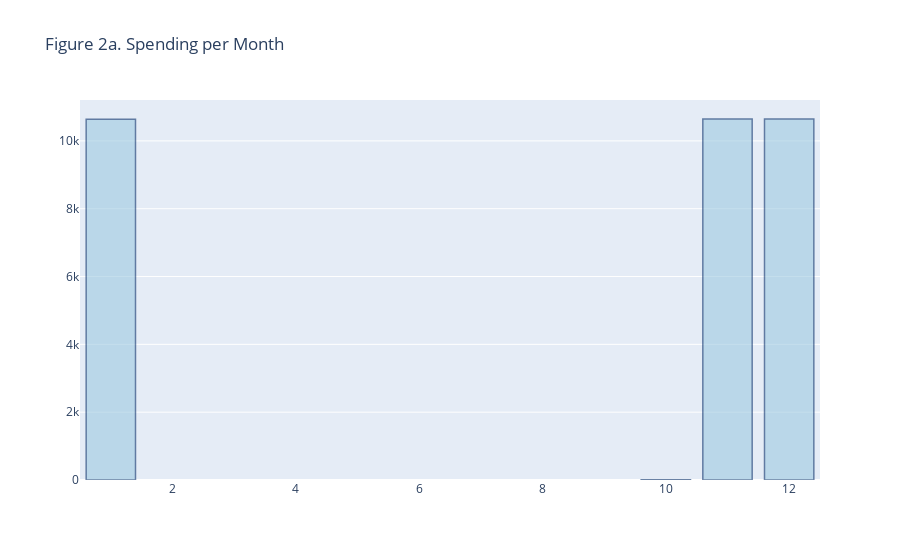

Here is the notebook cell this chart was saved with:
### Code cell
# Alternatively, use plotly for a bar chart with more details in interactive labeling
import plotly.graph_objects as go

fig_bar = go.Figure(data=[
    go.Bar(x=monthly_df.index, y=monthly_df['Amount']),
])
# Change the bar mode
fig_bar.update_layout(barmode='group')

# Use the hovertext kw argument for hover text
fig_bar = go.Figure(data=[go.Bar(x=monthly_df.index, y=monthly_df['Amount'],
            hovertext=['January Spending', 'October Spending', 'November Spending', 'December Spending'])])
# Customize aspect
fig_bar.update_traces(marker_color='rgb(158,202,225)', marker_line_color='rgb(8,48,107)',
                  marker_line_width=1.5, opacity=0.6)
fig_bar.update_layout(title_text='Figure 2a. Spending per Month')

fig_bar.show()

### Figure 1 — Plotly figure (JSON) as saved in the notebook; plotly's stock layout.template omitted (floating-point values rounded to 4 significant figures)
{"data": [{"hovertext": ["January Spending", "October Spending", "November Spending", "December Spending"], "marker": {"color": "rgb(158,202,225)", "line": {"color": "rgb(8,48,107)", "width": 1.5}}, "opacity": 0.6, "type": "bar", "x": [1, 10, 11, 12], "y": [10640.0, 6.33, 10650.0, 10650.0]}], "layout": {"autosize": true, "title": {"text": "Figure 2a. Spending per Month"}, "xaxis": {"autorange": true, "range": [0.5, 12.5], "type": "linear"}, "yaxis": {"autorange": true, "range": [0, 11210.0], "type": "linear"}}}
